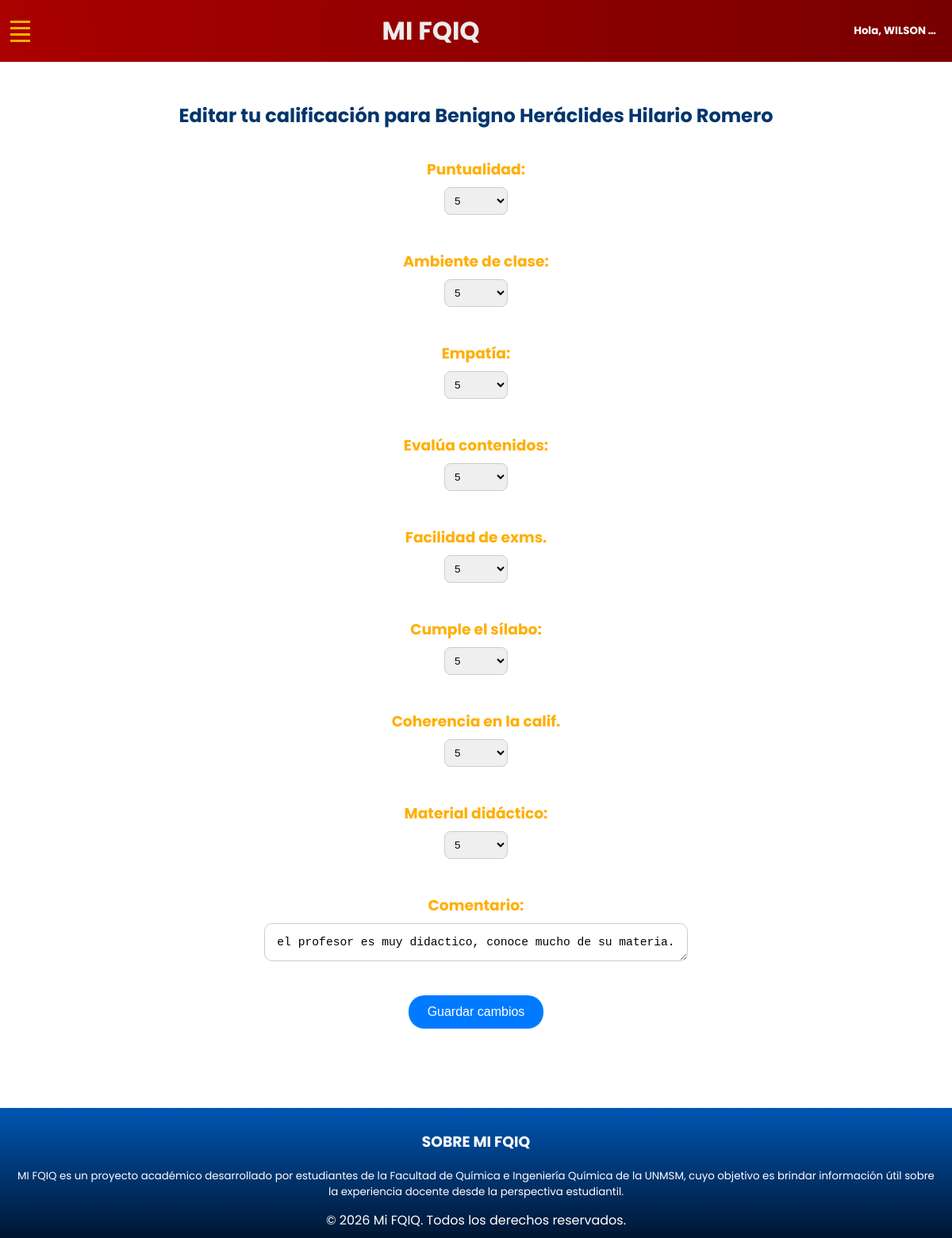
Page /editgrade/9/ (signed in) on the committed database.
### professors_fqiq/models.py (models this page shows, shortened)
class Professor(models.Model):
    name = models.CharField(max_length=100)
    courses = models.TextField(blank=True)
    photo = models.ImageField(
        upload_to='professors_photos/',
        blank=True,
        null=True,
        default='professors_photos/default.png',
        validators=[validate_image_size, validate_image_format, validate_image_dimensions]
        )
    created = models.DateTimeField(auto_now_add=True)
    class Meta:
        verbose_name = 'Professor'
        verbose_name_plural = 'Professors'
        ordering = ['name']

class Grade(models.Model):
    professor = models.ForeignKey(
        Professor,
        on_delete=models.CASCADE,
        related_name='grades'
    )
    user = models.ForeignKey(
        User,
        on_delete=models.CASCADE,
        related_name='grades'
    )
    puntuality = models.PositiveSmallIntegerField(
        default=0,
        validators=[MinValueValidator(0), MaxValueValidator(5)]
    )
    class_environment = models.PositiveSmallIntegerField(
        default=0,
        validators=[MinValueValidator(0), MaxValueValidator(5)]
    )
    empathy = models.PositiveSmallIntegerField(
        default=0,
        validators=[MinValueValidator(0), MaxValueValidator(5)]
    )
    class_evaluation = models.PositiveSmallIntegerField(
        default=0,
        validators=[MinValueValidator(0), MaxValueValidator(5)]
    )
    exam_difficulty = models.PositiveSmallIntegerField(
        default=0,
        validators=[MinValueValidator(0), MaxValueValidator(5)]
    )
    silabo = models.PositiveSmallIntegerField(
        default=0,
        validators=[MinValueValidator(0), MaxValueValidator(5)]
    )
    grading_consistency = models.PositiveSmallIntegerField(
        default=0,
        validators=[MinValueValidator(0), MaxValueValidator(5)]
    )
    teaching_material = models.PositiveSmallIntegerField(
        default=0,
        validators=[MinValueValidator(0), MaxValueValidator(5)]
    )
    comment = models.TextField(blank = True)
    created = models.DateTimeField(auto_now_add=True)
    updated = models.DateTimeField(auto_now=True)
    class Meta:
        verbose_name = 'Grade'
        verbose_name_plural = 'Grades'
        ordering = ['-created']
        constraints = [
            models.UniqueConstraint(fields=['professor', 'user'], name='unique_professor_user')
        ]

### professors_fqiq/views.py (the view)
# urls.py: path('editgrade/<int:professor_id>/', views.editgrade, name='editgrade'),
@login_required
def editgrade(request, professor_id):
    professor = get_object_or_404(Professor, id=professor_id)
    grade = get_object_or_404(Grade, professor=professor, user=request.user)
    if request.method == "POST":
        form = GradeForm(request.POST, instance=grade)
        if form.is_valid():
            form.save()
            return redirect('profile_professor', professor_id=professor.id)
    else:
        form = GradeForm(instance=grade)
        form.fields['professor'].widget = forms.HiddenInput()
    return render(request, 'edit_grade.html', {
        'form': form,
        'professor': professor
    })

### professors_fqiq/templates/edit_grade.html (shortened to what this page needs)
{% extends 'base.html' %}
{% load static %}
{% block extra_css %}
<link rel="stylesheet" href="{% static 'css/create_grade.css' %}" />
<link rel="stylesheet" href="{% static 'css/edit_grade.css' %}" />
{% endblock %}
{% block content %}
<div class="container">
    <h2 class="edita-a">Editar tu calificación para <b>{{ professor.name }}</b></h2>
    <form method="post">
        <div class="form-group">
            {{ form.as_p }}
            <button type="submit" class="btn-guardar">Guardar cambios</button><br>
            <a href="{% url 'profile_professor' professor.id %}" class="btn-cancelar">Cancelar</a>
        </div>
    </form>
</div>
{% endblock %}

### professors_fqiq/templates/base.html (shortened to what this page needs)
{% load static %}
<!DOCTYPE html>
<html lang="es">
<head>
    <link rel="stylesheet" href="{% static 'css/base.css' %}">
    {% block extra_css %}{% endblock %}
</head>
<body>
    <header class="barra">
        <nav class="nav-menu">
            <button class="menu-toggle" aria-label="Toggle menu">
                <span class="bar"></span>
                <span class="bar"></span>
                <span class="bar"></span>
                <span class="bar"></span>
            </button>
        </nav>
        {% if user.is_authenticated %}
        <h1><a class="mi-fqiq" href="/professors/">MI FQIQ</a></h1>
        <h3 class="saludo">Hola, {{ user.first_name|truncatewords:1 }}</h3>
        {% else %}
        <h1><a class="mi-fqiq" href="/">MI FQIQ</a></h1>
        {% endif%}
    </header>
    <main class="main-content">
        {% block content %}{% endblock %}
    </main>
    <footer class="acercade">
        <h3 class="title-footer">SOBRE <b>MI FQIQ</b></h3>
        <p class="sobre-mifqiq">
            MI FQIQ es un proyecto académico desarrollado por estudiantes de la Facultad de Química e Ingeniería
            Química de la UNMSM, cuyo objetivo es brindar información útil sobre la experiencia docente desde la
            perspectiva
            estudiantil.
        </p>
        <p class="copy">&copy; 2026 Mi FQIQ. Todos los derechos reservados.</p>
    </footer>
</body>
</html>

### static/css/base.css (style rules this page uses)
html, body { height: 100%; }
body { font-family: "Poppins", "sans-sserif"; margin: 0; background: linear-gradient(270deg, #eae7df, #f9f8f6); display: flex; flex-direction: column; }
header { flex-shrink: 0; position: sticky; top: 0; z-index: 1000; }
.main-content { flex: 1; display: flex; flex-direction: column; align-items: center; }
.barra { background: linear-gradient(90deg, #aa0000, #780000); display: flex; flex-direction: row; justify-content: space-between; align-items: center; margin: 0; }
.nav-menu { position: relative; width: 20px; padding: 0; margin: 5px; }
.menu-toggle { display: none; background: none; border: none; cursor: pointer; padding: 0.5rem; }
.menu-toggle .bar { display: block; width: 25px; height: 3px; background-color: #ffae00; margin: 5px 0; transition: all 0.3s ease; }
@media (max-width: 1200px) { .menu-toggle { display: block; } }
h1 { margin: auto; padding: 15px 0; }
.mi-fqiq { text-decoration: none; color: rgb(237, 237, 237); }
.saludo { color: white; font-size: 10pt; padding: 0 20px; }
.acercade { flex-shrink: 0; background: linear-gradient(180deg, #0056b3, rgb(0, 22, 50)); color: white; padding: 10px 20px; text-align: center; }
.title-footer { font-size: 14pt; color: white; }
.sobre-mifqiq { font-size: 10pt; z-index: 2; }
.copy { margin: 0; }

### static/css/create_grade.css (style rules this page uses)
body { background: white; }
.container { display: flex; flex-direction: column; justify-content: center; align-items: center; text-align: center; padding: 30px; }
.form-group { margin-bottom: 20px; box-sizing: border-box; display: flex; flex-wrap: wrap; justify-content: space-between; align-items: center; }
form label { font-size: 14pt; font-weight: bold; color: #ffae00; display: block; margin-bottom: 8px; }
form input, form select { border-radius: 8px; border: 1px solid #ccc; padding: 8px; margin-bottom: 12px; width: 80px; }
form textarea { box-sizing: border-box; padding: 15px; width: 100%; min-width: 300px; border-radius: 10px; font-size: 11pt; border: 1px solid #ccc; field-sizing: content; }
option { border-style: none; }

### static/css/edit_grade.css (style rules this page uses)
.edita-a { color: #00356d; }
.form-group { margin-bottom: 20px; box-sizing: border-box; display: flex; flex-direction: column; justify-content: space-between; align-items: center; }
.btn-guardar { background-color: #007bff; color: white; padding: 12px 24px; border: none; border-radius: 20px; font-size: 16px; cursor: pointer; transition: background-color 0.3s ease; margin-top: 20px; }
.btn-cancelar { color: white; }

### rows in the picture
Professor: name "Benigno Heráclides Hilario Romero"
Grade: puntuality "5", class_environment "5", empathy "5", class_evaluation "5", exam_difficulty "5", silabo "5", grading_consistency "5", teaching_material "5", comment "el profesor es muy didactico, conoce mucho de su materia."

### other values in the picture
{{ user.first_name|truncatewords:1 }} "WILSON …"
